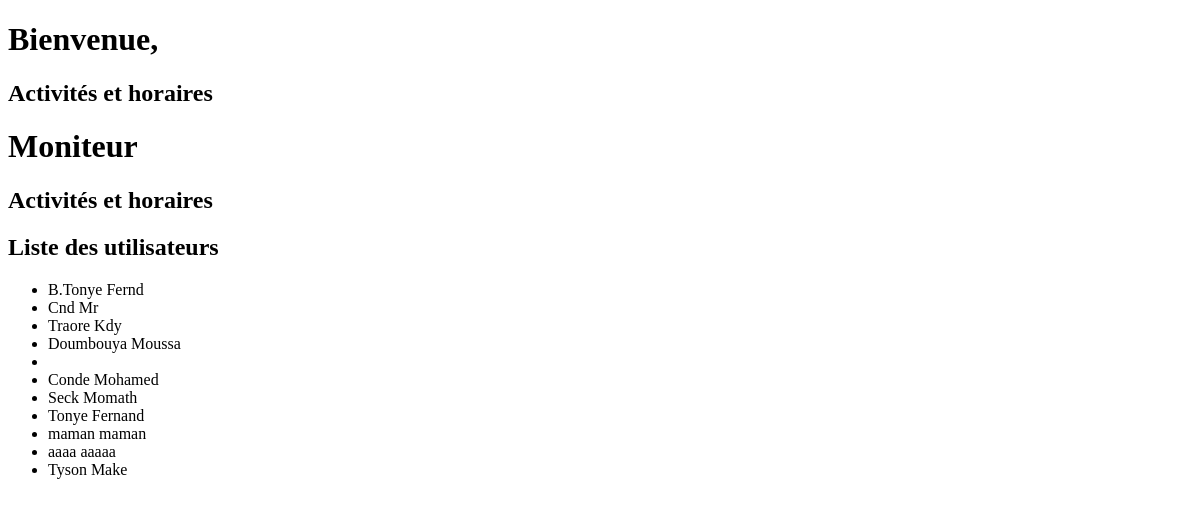
The app's page /moniteur/, older data.
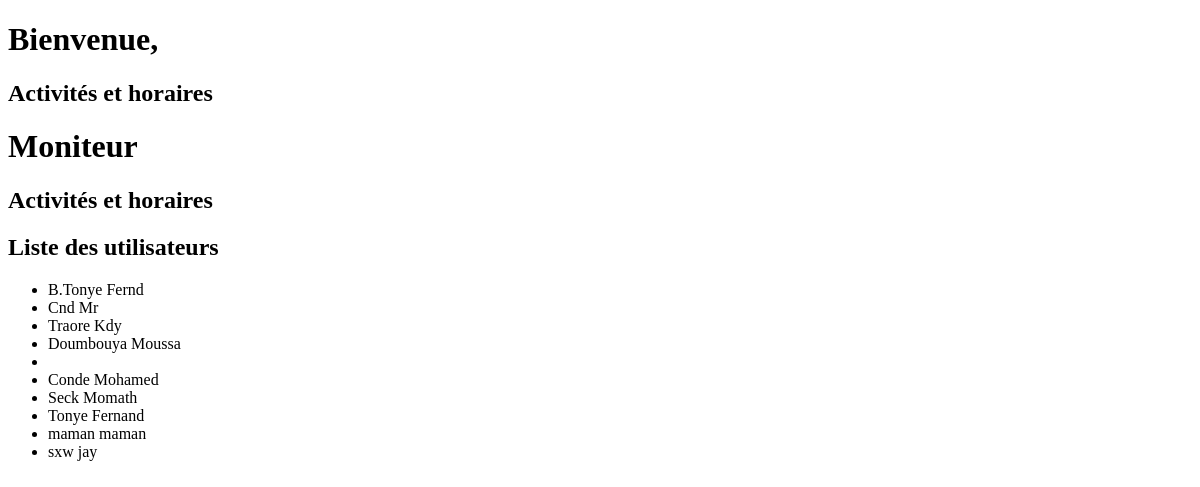
The same page, newer data.
### CentreSportif/models.py (models this page shows)
class Client(models.Model):
    user = models.OneToOneField(User, on_delete=models.CASCADE, null=True, blank=True)
    nom_client = models.CharField(max_length=255)
    prenom_client = models.CharField(max_length=255)
    username = models.CharField(max_length=255, null=True, blank=True)
    email = models.CharField(max_length=255, null=False, blank=True)
    age = models.IntegerField(null=True, blank=True)
    choix_sport = models.CharField(max_length=255, null=True, blank=True)
    role = models.CharField(max_length=255, null=True, blank=True)
    password = models.CharField(max_length=255, null=False, blank=False)

### CentreSportif/views.py (the view)
# urls.py: path('moniteur/', views.moniteur, name='moniteur'),
def moniteur(request):
    clients = Client.objects.all()  # Récupérer tous les utilisateurs
    return render(request, 'moniteur.html', {'clients': clients})

### CentreSportif/Templates/moniteur.html (shortened to what this page needs)
<!DOCTYPE html>
<html lang="en">
<head>
</head>
<body>
    <h1>Bienvenue, {{ moniteur.prenom }} {{ moniteur.nom }}</h1>
    <h2>Activités et horaires</h2>
    <h1>Moniteur</h1>
    <h2>Activités et horaires</h2>
    <h2>Liste des utilisateurs</h2>
    <ul>
        {% for client in clients %}
        <li>{{ client.nom_client }} {{ client.prenom_client }}</li>
        {% endfor %}
    </ul>
</body>
</html>

Row changes from the older to the newer data that the page shows:
removed Client: nom_client "Tyson", prenom_client "Make"
changed Client: nom_client "aaaa" → "sxw"; prenom_client "aaaaa" → "jay"
